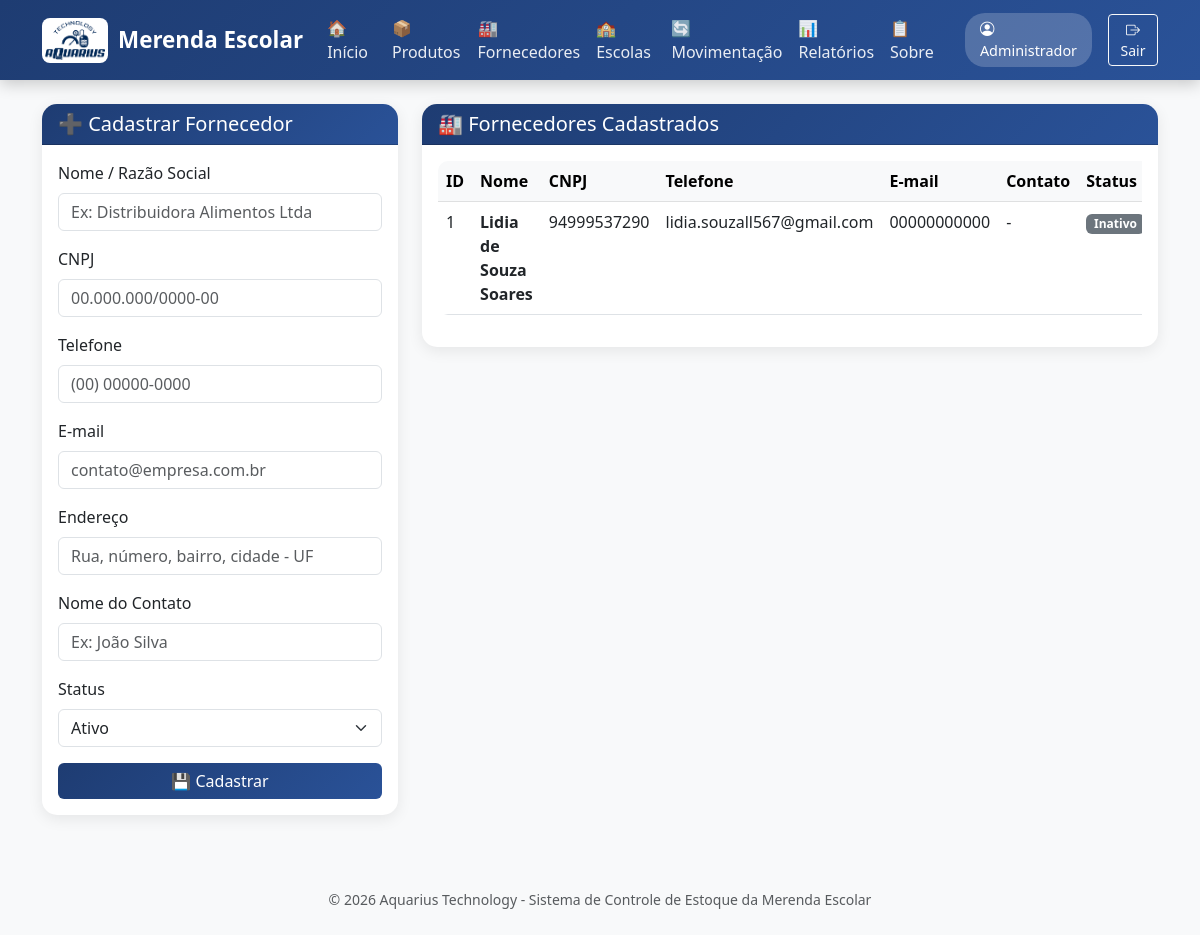
The page /fornecedores (signed in) on the database its author committed.
### tables this page shows
CREATE TABLE fornecedores (
    id INTEGER PRIMARY KEY AUTOINCREMENT,
    nome TEXT NOT NULL,
    telefone TEXT,
    email TEXT,
    cnpj TEXT
);

### app.py (the view)
@app.route("/fornecedores")
def fornecedores():
    if "usuario" not in session:
        return redirect(url_for("login"))
    conexao = conectar()
    cursor = conexao.cursor()
    cursor.execute("SELECT * FROM fornecedores ORDER BY nome")
    fornecedores = cursor.fetchall()
    conexao.close()
    return render_template("fornecedores.html", fornecedores=fornecedores)

### app.py (called while the page is built)
def conectar():
    database_url = os.environ.get('DATABASE_URL')
    if database_url and POSTGRES_DISPONIVEL:
        return psycopg2.connect(database_url)
    return sqlite3.connect(DB)

### templates/fornecedores.html (shortened to what this page needs)
{% extends "base.html" %}
{% block content %}
<div class="row">
    <div class="col-md-4">
        <div class="card">
            <div class="card-header">
                <h5 class="mb-0">➕ Cadastrar Fornecedor</h5>
            </div>
            <div class="card-body">
                <form action="/fornecedores/cadastrar" method="POST">
                    <div class="mb-3">
                        <label class="form-label">Nome / Razão Social</label>
                        <input type="text" name="nome" class="form-control" placeholder="Ex: Distribuidora Alimentos Ltda" required>
                    </div>
                    <div class="mb-3">
                        <label class="form-label">CNPJ</label>
                        <input type="text" name="cnpj" class="form-control" placeholder="00.000.000/0000-00" maxlength="18" required>
                    </div>
                    <div class="mb-3">
                        <label class="form-label">Telefone</label>
                        <input type="text" name="telefone" class="form-control" placeholder="(00) 00000-0000" maxlength="15">
                    </div>
                    <div class="mb-3">
                        <label class="form-label">E-mail</label>
                        <input type="email" name="email" class="form-control" placeholder="contato@empresa.com.br">
                    </div>
                    <div class="mb-3">
                        <label class="form-label">Endereço</label>
                        <input type="text" name="endereco" class="form-control" placeholder="Rua, número, bairro, cidade - UF">
                    </div>
                    <div class="mb-3">
                        <label class="form-label">Nome do Contato</label>
                        <input type="text" name="contato" class="form-control" placeholder="Ex: João Silva">
                    </div>
                    <div class="mb-3">
                        <label class="form-label">Status</label>
                        <select name="status" class="form-select">
                            <option value="ativo">Ativo</option>
                        </select>
                    </div>
                    <button type="submit" class="btn btn-primary w-100">💾 Cadastrar</button>
                </form>
            </div>
        </div>
    </div>
    <div class="col-md-8">
        <div class="card">
            <div class="card-header">
                <h5 class="mb-0">🏭 Fornecedores Cadastrados</h5>
            </div>
            <div class="card-body">
                <div class="table-responsive">
                    <table class="table table-hover">
                        <thead class="table-light">
                            <tr>
                                <th>ID</th>
                                <th>Nome</th>
                                <th>CNPJ</th>
                                <th>Telefone</th>
                                <th>E-mail</th>
                                <th>Contato</th>
                                <th>Status</th>
                            </tr>
                        </thead>
                        <tbody>
                            {% for f in fornecedores %}
                            <tr class="{{ 'table-secondary' if f[6] == 'inativo' else '' }}">
                                <td>{{ f[0] }}</td>
                                <td><strong>{{ f[1] }}</strong></td>
                                <td>{{ f[2] }}</td>
                                <td>{{ f[3] if f[3] else '-' }}</td>
                                <td>{{ f[4] if f[4] else '-' }}</td>
                                <td>{{ f[5] if f[5] else '-' }}</td>
                                <td>
                                    <span class="badge {{ 'bg-success' if f[6] == 'ativo' else 'bg-secondary' }}">
                                        {{ 'Ativo' if f[6] == 'ativo' else 'Inativo' }}
                                    </span>
                                </td>
                            </tr>
                            {% endfor %}
                        </tbody>
                    </table>
                </div>
            </div>
        </div>
    </div>
</div>
{% endblock %}

### templates/base.html (style rules this page uses)
body { background-color: #f8f9fa; }
.card { border: none; border-radius: 15px; box-shadow: 0 4px 15px rgba(0,0,0,0.08); transition: transform 0.3s; }
.card-header { background: linear-gradient(135deg, #1e3c72 0%, #2a5298 100%); color: white; border-radius: 15px 15px 0 0 !important; font-weight: bold; }
.btn-primary { background: linear-gradient(135deg, #1e3c72 0%, #2a5298 100%); border: none; }
.table { border-radius: 10px; overflow: hidden; }

### rows shown on the page
fornecedores: id "1", nome "Lidia de Souza Soares", telefone "94999537290", email "lidia.souzall567@gmail.com", cnpj "00000000000", f "-", value "Inativo"

### other values the page prints
{{ session.get("nome", "Usuário") }} "Administrador"
